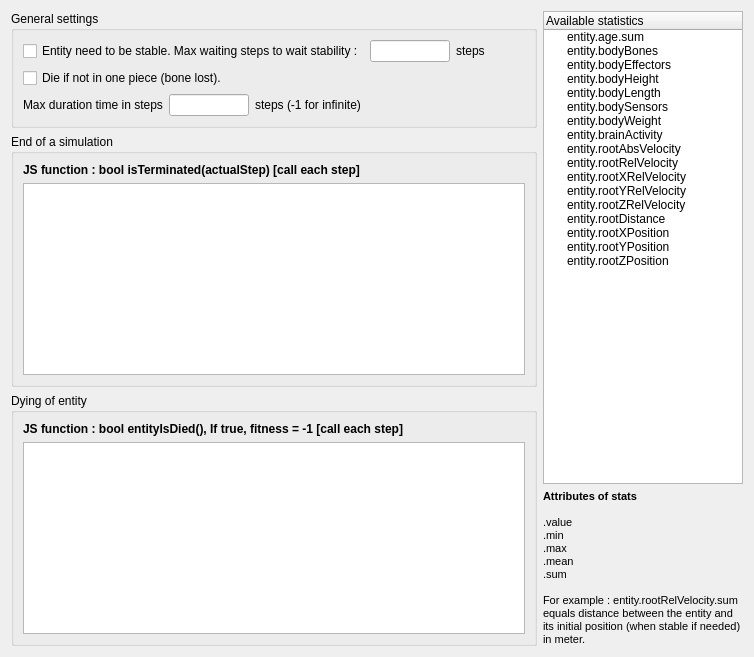
     <widget class="QWidget" name="tab">
      <attribute name="icon">
       <iconset resource="../../../ressources/ressources.qrc">
        <normaloff>:/img/icons/bullet_physics_library_play</normaloff>:/img/icons/bullet_physics_library_play</iconset>
      </attribute>
      <attribute name="title">
       <string>Simulation</string>
      </attribute>
      <layout class="QGridLayout" name="gridLayout_3">
       <item row="1" column="0">
        <widget class="QGroupBox" name="groupBox_7">
         <property name="title">
          <string>End of a simulation</string>
         </property>
         <layout class="QGridLayout" name="gridLayout_17">
          <item row="0" column="0" colspan="4">
           <widget class="QLabel" name="label_28">
            <property name="font">
             <font>
              <weight>75</weight>
              <bold>true</bold>
             </font>
            </property>
            <property name="text">
             <string>JS function : bool isTerminated(actualStep) [call each step]</string>
            </property>
           </widget>
          </item>
          <item row="1" column="0" colspan="4">
           <widget class="QTextEdit" name="teEndFunction">
            <property name="font">
             <font>
              <family>Courier New</family>
             </font>
            </property>
           </widget>
          </item>
         </layout>
        </widget>
       </item>
       <item row="0" column="1" rowspan="3">
        <widget class="QTreeWidget" name="twAvailableStatsInSim">
         <property name="maximumSize">
          <size>
           <width>200</width>
           <height>16777215</height>
          </size>
         </property>
         <column>
          <property name="text">
           <string>Available statistics</string>
          </property>
         </column>
         <item>
          <property name="text">
           <string>entity.age.sum</string>
          </property>
         </item>
         <item>
          <property name="text">
           <string>entity.bodyBones</string>
          </property>
         </item>
         <item>
          <property name="text">
           <string>entity.bodyEffectors</string>
          </property>
         </item>
         <item>
          <property name="text">
           <string>entity.bodyHeight</string>
          </property>
         </item>
         <item>
          <property name="text">
           <string>entity.bodyLength</string>
          </property>
         </item>
         <item>
          <property name="text">
           <string>entity.bodySensors</string>
          </property>
         </item>
         <item>
          <property name="text">
           <string>entity.bodyWeight</string>
          </property>
         </item>
         <item>
          <property name="text">
           <string>entity.brainActivity</string>
          </property>
         </item>
         <item>
          <property name="text">
           <string>entity.rootAbsVelocity</string>
          </property>
         </item>
         <item>
          <property name="text">
           <string>entity.rootRelVelocity</string>
          </property>
         </item>
         <item>
          <property name="text">
           <string>entity.rootXRelVelocity</string>
          </property>
         </item>
         <item>
          <property name="text">
           <string>entity.rootYRelVelocity</string>
          </property>
         </item>
         <item>
          <property name="text">
           <string>entity.rootZRelVelocity</string>
          </property>
         </item>
         <item>
          <property name="text">
           <string>entity.rootDistance</string>
          </property>
         </item>
         <item>
          <property name="text">
           <string>entity.rootXPosition</string>
          </property>
         </item>
         <item>
          <property name="text">
           <string>entity.rootYPosition</string>
          </property>
         </item>
         <item>
          <property name="text">
           <string>entity.rootZPosition</string>
          </property>
         </item>
        </widget>
       </item>
       <item row="2" column="0" rowspan="2">
        <widget class="QGroupBox" name="groupBox_8">
         <property name="title">
          <string>Dying of entity</string>
         </property>
         <layout class="QGridLayout" name="gridLayout_18">
          <item row="1" column="0">
           <widget class="QTextEdit" name="teDieFunction">
            <property name="font">
             <font>
              <family>Courier New</family>
             </font>
            </property>
           </widget>
          </item>
          <item row="0" column="0">
           <widget class="QLabel" name="label_5">
            <property name="font">
             <font>
              <weight>75</weight>
              <bold>true</bold>
             </font>
            </property>
            <property name="text">
             <string>JS function : bool entityIsDied(), If true, fitness = -1 [call each step]</string>
            </property>
           </widget>
          </item>
         </layout>
        </widget>
       </item>
       <item row="3" column="1">
        <widget class="QLabel" name="label_6">
         <property name="maximumSize">
          <size>
           <width>200</width>
           <height>16777215</height>
          </size>
         </property>
         <property name="text">
          <string>&lt;!DOCTYPE HTML PUBLIC &quot;-//W3C//DTD HTML 4.0//EN&quot; &quot;http://www.w3.org/TR/REC-html40/strict.dtd&quot;&gt;
&lt;html&gt;&lt;head&gt;&lt;meta name=&quot;qrichtext&quot; content=&quot;1&quot; /&gt;&lt;style type=&quot;text/css&quot;&gt;
p, li { white-space: pre-wrap; }
&lt;/style&gt;&lt;/head&gt;&lt;body style=&quot; font-family:'MS Shell Dlg 2'; font-size:8.25pt; font-weight:400; font-style:normal;&quot;&gt;
&lt;p style=&quot; margin-top:0px; margin-bottom:0px; margin-left:0px; margin-right:0px; -qt-block-indent:0; text-indent:0px;&quot;&gt;&lt;span style=&quot; font-size:8pt; font-weight:600;&quot;&gt;Attributes of stats&lt;/span&gt;&lt;/p&gt;
&lt;p style=&quot;-qt-paragraph-type:empty; margin-top:0px; margin-bottom:0px; margin-left:0px; margin-right:0px; -qt-block-indent:0; text-indent:0px; font-size:8pt; font-weight:600;&quot;&gt;&lt;/p&gt;
&lt;p style=&quot; margin-top:0px; margin-bottom:0px; margin-left:0px; margin-right:0px; -qt-block-indent:0; text-indent:0px;&quot;&gt;&lt;span style=&quot; font-size:8pt;&quot;&gt;.value&lt;/span&gt;&lt;/p&gt;
&lt;p style=&quot; margin-top:0px; margin-bottom:0px; margin-left:0px; margin-right:0px; -qt-block-indent:0; text-indent:0px;&quot;&gt;&lt;span style=&quot; font-size:8pt;&quot;&gt;.min&lt;/span&gt;&lt;/p&gt;
&lt;p style=&quot; margin-top:0px; margin-bottom:0px; margin-left:0px; margin-right:0px; -qt-block-indent:0; text-indent:0px;&quot;&gt;&lt;span style=&quot; font-size:8pt;&quot;&gt;.max&lt;/span&gt;&lt;/p&gt;
&lt;p style=&quot; margin-top:0px; margin-bottom:0px; margin-left:0px; margin-right:0px; -qt-block-indent:0; text-indent:0px;&quot;&gt;&lt;span style=&quot; font-size:8pt;&quot;&gt;.mean&lt;/span&gt;&lt;/p&gt;
&lt;p style=&quot; margin-top:0px; margin-bottom:0px; margin-left:0px; margin-right:0px; -qt-block-indent:0; text-indent:0px;&quot;&gt;&lt;span style=&quot; font-size:8pt;&quot;&gt;.sum&lt;/span&gt;&lt;/p&gt;
&lt;p style=&quot;-qt-paragraph-type:empty; margin-top:0px; margin-bottom:0px; margin-left:0px; margin-right:0px; -qt-block-indent:0; text-indent:0px; font-size:8pt;&quot;&gt;&lt;/p&gt;
&lt;p style=&quot; margin-top:0px; margin-bottom:0px; margin-left:0px; margin-right:0px; -qt-block-indent:0; text-indent:0px;&quot;&gt;&lt;span style=&quot; font-size:8pt;&quot;&gt;For example : entity.rootRelVelocity.sum equals distance between the entity and its initial position (when stable if needed) in meter.&lt;/span&gt;&lt;/p&gt;&lt;/body&gt;&lt;/html&gt;</string>
         </property>
         <property name="wordWrap">
          <bool>true</bool>
         </property>
        </widget>
       </item>
       <item row="0" column="0">
        <widget class="QGroupBox" name="groupBox_6">
         <property name="title">
          <string>General settings</string>
         </property>
         <layout class="QGridLayout" name="gridLayout_16">
          <item row="1" column="1">
           <widget class="QLineEdit" name="leTimeToWaitForStability">
            <property name="maximumSize">
             <size>
              <width>80</width>
              <height>16777215</height>
             </size>
            </property>
            <property name="text">
             <string/>
            </property>
           </widget>
          </item>
          <item row="1" column="2">
           <widget class="QLabel" name="label_27">
            <property name="text">
             <string>steps</string>
            </property>
           </widget>
          </item>
          <item row="1" column="3">
           <spacer name="horizontalSpacer_7">
            <property name="orientation">
             <enum>Qt::Horizontal</enum>
            </property>
            <property name="sizeHint" stdset="0">
             <size>
              <width>40</width>
              <height>20</height>
             </size>
            </property>
           </spacer>
          </item>
          <item row="1" column="0">
           <widget class="QCheckBox" name="cbOnlyIfEntityIsStable">
            <property name="text">
             <string>Entity need to be stable. Max waiting steps to wait stability :</string>
            </property>
            <property name="checked">
             <bool>false</bool>
            </property>
           </widget>
          </item>
          <item row="2" column="0">
           <widget class="QCheckBox" name="cbStopIfEntityIsNotInOnePiece">
            <property name="text">
             <string>Die if not in one piece (bone lost).</string>
            </property>
           </widget>
          </item>
          <item row="4" column="0" colspan="2">
           <layout class="QHBoxLayout" name="horizontalLayout_3">
            <item>
             <widget class="QLabel" name="label_7">
              <property name="text">
               <string>Max duration time in steps</string>
              </property>
             </widget>
            </item>
            <item>
             <widget class="QLineEdit" name="leDuration">
              <property name="maximumSize">
               <size>
                <width>80</width>
                <height>16777215</height>
               </size>
              </property>
              <property name="text">
               <string/>
              </property>
             </widget>
            </item>
            <item>
             <widget class="QLabel" name="label_29">
              <property name="text">
               <string>steps (-1 for infinite)</string>
              </property>
             </widget>
            </item>
            <item>
             <spacer name="horizontalSpacer_2">
              <property name="orientation">
               <enum>Qt::Horizontal</enum>
              </property>
              <property name="sizeHint" stdset="0">
               <size>
                <width>40</width>
                <height>20</height>
               </size>
              </property>
             </spacer>
            </item>
           </layout>
          </item>
         </layout>
        </widget>
       </item>
      </layout>
     </widget>
